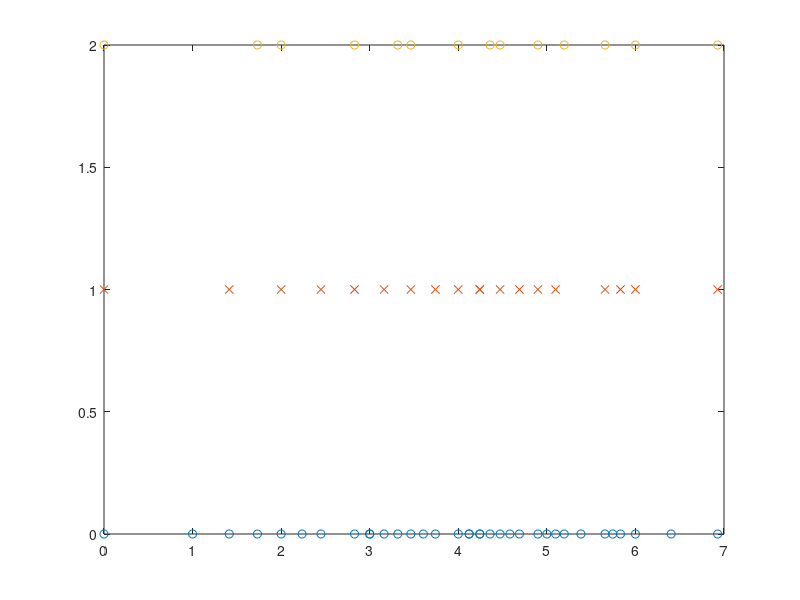

Here is the MATLAB script that generated this plot:
close all
clear all


allevec = [];
kabs = [];
for h= 0:4
    for k = 0:h
        for l = 0:k
            allevec = [allevec; [h,k,l]];
            kabs = [kabs; sqrt(h.^2 + k.^2 + l.^2)];
        end
    end
end

   

[kabs, ix] = sort(kabs);
allevec = allevec(ix,:);
    
out = [kabs, kabs.* 0, kabs.*0, allevec];

% simple cubic = all peaks
sc = kabs;


% body centered cubic : sum (hkl) even 
% even
x = sum(allevec,2);
ids = x/2 == fix(x/2);
bcc = kabs(ids);
out(ids,2) = 1;


% face centerd cubic: (hkl) all even or all odd

% even
x = ( (allevec/2) - fix(allevec/2)) == 0;
x = sum(x,2);
ids = ( (x == 0) | (x == 3));
fcc = kabs(ids);
out(ids,3) = 1;


 plot(sc, sc .* 0 , 'o')
hold on
 plot(bcc, bcc .* 0  + 1, 'x')
 plot(fcc, fcc .* 0  + 2, 'o')
 hold off

 fid = fopen('peaks.tikz','w');

 for id=1:length(out)
     vec = allevec(id,:);
     k = kabs(id);
     fprintf(fid,'\\coordinate (c%d%d%d) at (%.3f,0); \n', vec,k);
     fprintf(fid,'\\node[millerlabel] (n%d%d%d) at (%.3f,0) {(%d%d%d)}; \n', vec,k,vec);
 end
 
 fclose(fid);


